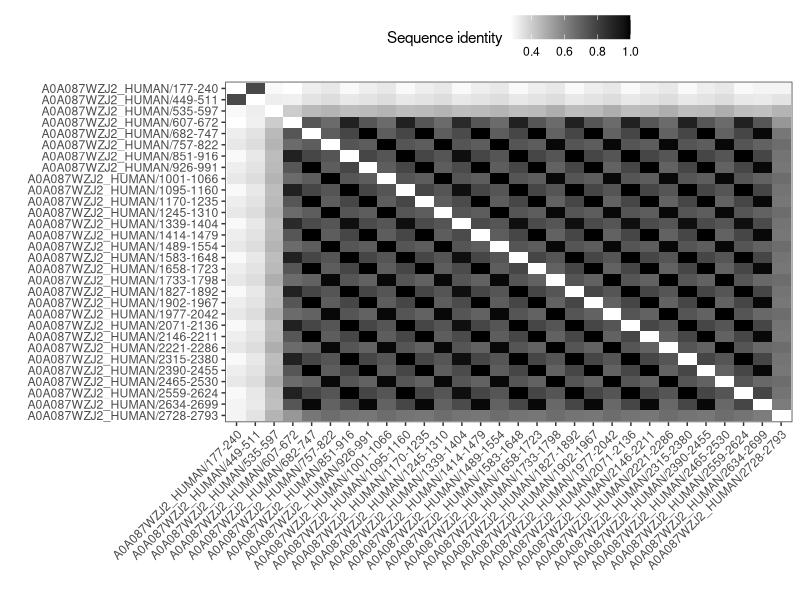
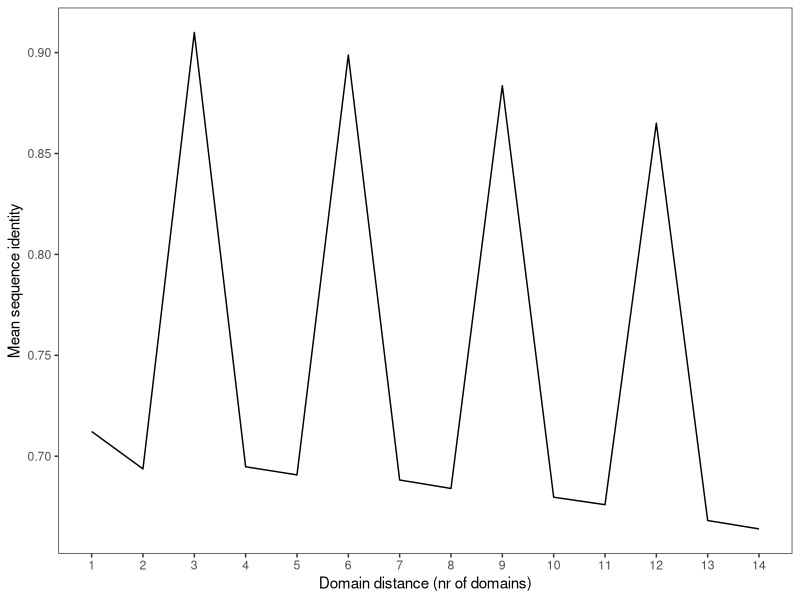

Write the R code that produced these figures, in order.
# Script to plot the duplication pattern and autocorrelation vector of
# protein domain repeats.
#
# Aleix Lafita - June 2018

# Import dependencies
library(ggplot2)
library(dplyr)

# Parse the data file
matrix = read.csv("PF06758_A0A87WZJ2_matrix.tsv", 
                  header = T, sep = "\t", stringsAsFactors = F)

# Duplicate the data to have the complete matrix
matrix = matrix %>%
  mutate(
    domain21 = domain2,
    domain2 = domain1,
    domain1 = domain21
  ) %>% 
  select(-domain21) %>%
  rbind(matrix)

# Set the levels of the domains in the sequential order
levels = unique(matrix$domain2)
matrix = matrix %>%
  mutate(
    domain1 = factor(domain1, levels = levels),
    domain2 = factor(domain2, levels = rev(levels))
  )
  
p = ggplot(matrix, aes(x = domain1, y = domain2, fill = pid)) +
  geom_tile() +
  theme_bw() + theme(
    panel.grid = element_blank(),
    legend.position = "top",
    axis.text.x = element_text(angle = 45, hjust = 1)
  ) +
  scale_fill_gradient(name = "Sequence identity", low = "white", high = "black") +
  xlab("") + ylab("")

pdf("A0A087WZJ2_dup-pattern.pdf", 10, 10)
print(p)
dev.off()

# Assign sequence number to domains
matrix$index1 = match(matrix$domain1, levels)
matrix$index2 = match(matrix$domain2, levels)
matrix$domdist = matrix$index2 - matrix$index1

# Calculate autocorrelation similarity profile
autocorr = matrix %>%
  group_by(domdist) %>%
  summarise(avgpid = mean(pid)) %>%
  filter(domdist >= 0, domdist < max(domdist) / 2)

# Plot the autocorrelation profile
p = ggplot(autocorr, aes(x=domdist, y=avgpid)) +
  geom_line() +
  #geom_hline(yintercept = 0, linetype = 2) +
  theme_bw() + theme(
    panel.grid = element_blank()
  ) + 
  xlab("Domain distance (nr of domains)") + 
  ylab("Mean sequence identity") +
  #ylim(0.5,1) +
  scale_x_continuous(breaks = seq(1, 100, 1))

pdf("A0A087WZJ2_atocorrelation.pdf", 8, 4)
print(p)
dev.off()

